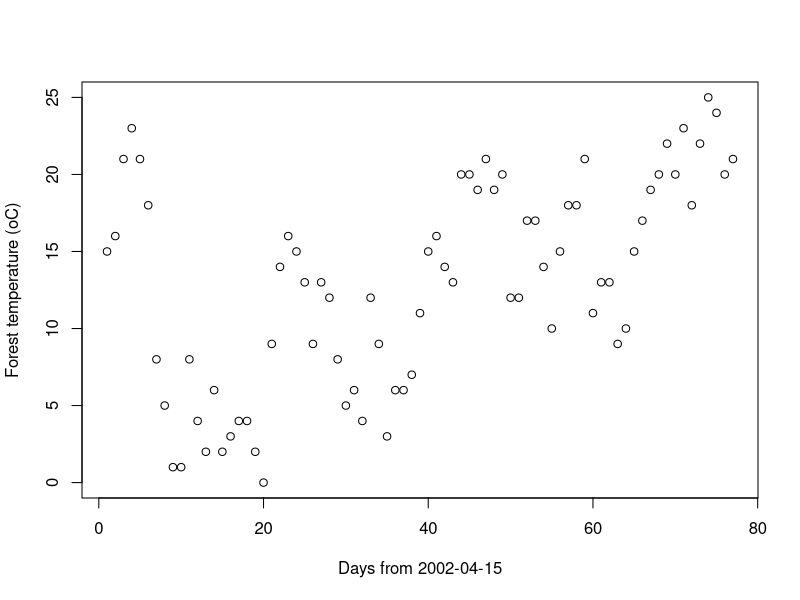
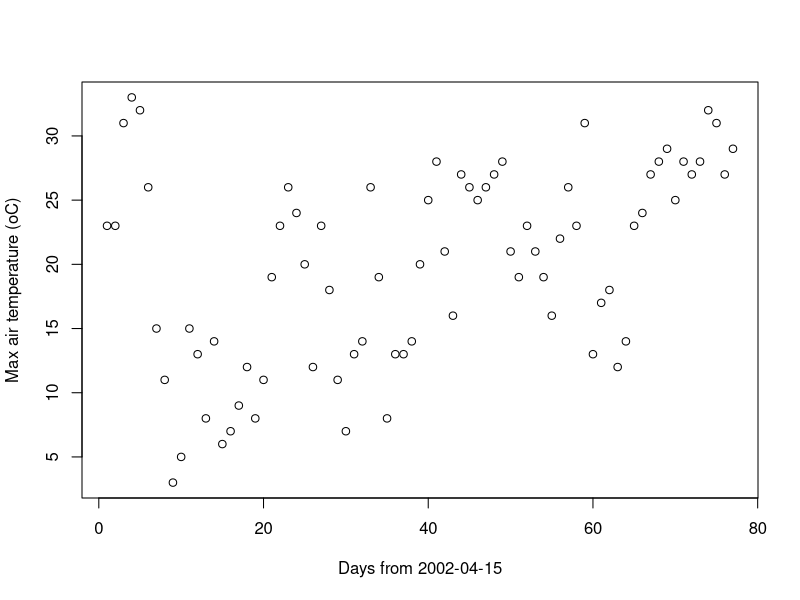
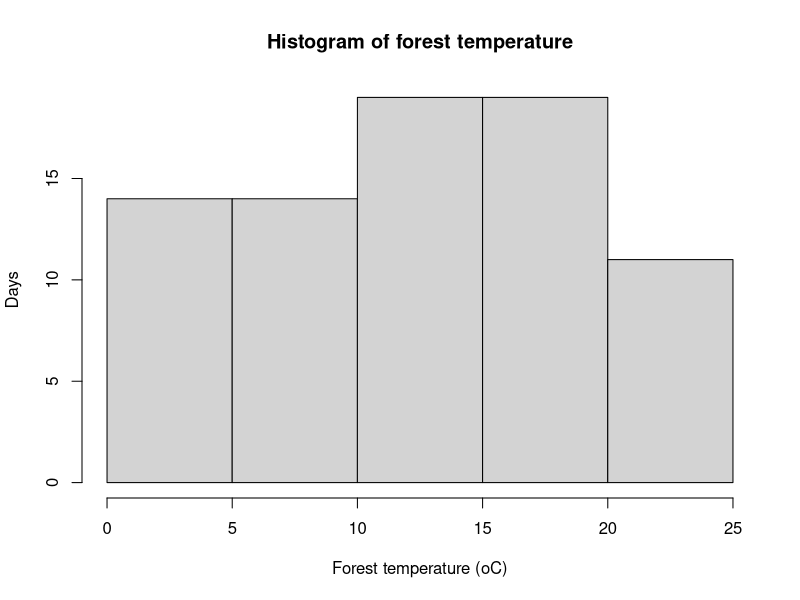

The R script that drew these images, in order:
# plot forest temperature

#------------------------------------------------------------------------------------------------------
# The forest temperature data is download from the Harvard Forest Data Archive: 
#
# Citation: Boose E, Gould E. 2024. Shaler Meteorological Station at Harvard Forest 1964-2002. 
# Harvard Forest Data Archive: HF000 (v.21). Environmental Data Initiative: 
# https://doi.org/10.6073/pasta/bc3e356dd040107793a1d0af58d136dc
#------------------------------------------------------------------------------------------------------

data = read.csv(file='./hf000_01_daily_m.txt', header = TRUE, sep = "\t")

plot(data$airt,xlab="Days from 2002-04-15", ylab="Forest temperature (oC)")

plot(data$airtmax,xlab="Days from 2002-04-15", ylab="Max air temperature (oC)")

hist(data$airt,xlab="Forest temperature (oC)", ylab="Days",main="Histogram of forest temperature")
